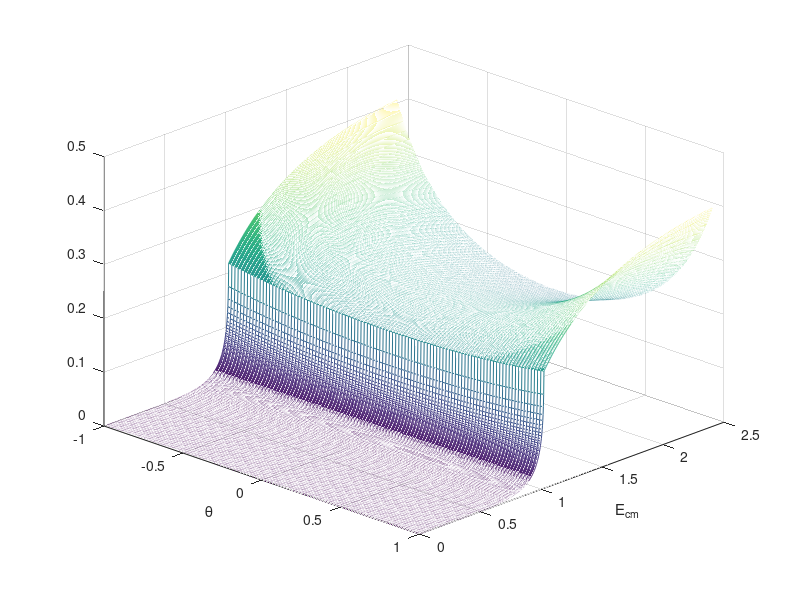

Write the MATLAB code that produced this figure.
clear all; close all; clc;

ev=load('rs_grid.dat','ascii')';
cs=load('w_grid.dat','ascii')';
cross=load('cs_grid.dat','ascii')';

figure(1)
mesh((cs(:,1)),ev(1,:),cross')
xlabel('\theta')
ylabel('E_{cm}')
view(44,30)